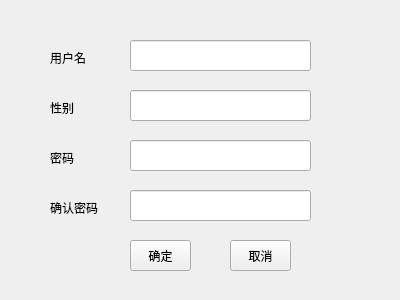
<?xml version="1.0" encoding="UTF-8"?>
<ui version="4.0">
 <class>Form</class>
 <widget class="QWidget" name="Form">
  <property name="geometry">
   <rect>
    <x>0</x>
    <y>0</y>
    <width>400</width>
    <height>300</height>
   </rect>
  </property>
  <property name="windowTitle">
   <string>注册窗口</string>
  </property>
  <widget class="QPushButton" name="btn_submit">
   <property name="geometry">
    <rect>
     <x>130</x>
     <y>240</y>
     <width>61</width>
     <height>31</height>
    </rect>
   </property>
   <property name="text">
    <string>确定</string>
   </property>
  </widget>
  <widget class="QPushButton" name="btn_cancel">
   <property name="geometry">
    <rect>
     <x>230</x>
     <y>240</y>
     <width>61</width>
     <height>31</height>
    </rect>
   </property>
   <property name="text">
    <string>取消</string>
   </property>
  </widget>
  <widget class="QLabel" name="label">
   <property name="geometry">
    <rect>
     <x>50</x>
     <y>50</y>
     <width>72</width>
     <height>15</height>
    </rect>
   </property>
   <property name="text">
    <string>用户名</string>
   </property>
  </widget>
  <widget class="QLineEdit" name="line_username">
   <property name="geometry">
    <rect>
     <x>130</x>
     <y>40</y>
     <width>181</width>
     <height>31</height>
    </rect>
   </property>
  </widget>
  <widget class="QLineEdit" name="line_sex">
   <property name="geometry">
    <rect>
     <x>130</x>
     <y>90</y>
     <width>181</width>
     <height>31</height>
    </rect>
   </property>
  </widget>
  <widget class="QLineEdit" name="line_password">
   <property name="geometry">
    <rect>
     <x>130</x>
     <y>140</y>
     <width>181</width>
     <height>31</height>
    </rect>
   </property>
  </widget>
  <widget class="QLineEdit" name="line_corretp">
   <property name="geometry">
    <rect>
     <x>130</x>
     <y>190</y>
     <width>181</width>
     <height>31</height>
    </rect>
   </property>
  </widget>
  <widget class="QLabel" name="label_2">
   <property name="geometry">
    <rect>
     <x>50</x>
     <y>100</y>
     <width>72</width>
     <height>15</height>
    </rect>
   </property>
   <property name="text">
    <string>性别</string>
   </property>
  </widget>
  <widget class="QLabel" name="label_3">
   <property name="geometry">
    <rect>
     <x>50</x>
     <y>150</y>
     <width>72</width>
     <height>15</height>
    </rect>
   </property>
   <property name="text">
    <string>密码</string>
   </property>
  </widget>
  <widget class="QLabel" name="label_4">
   <property name="geometry">
    <rect>
     <x>50</x>
     <y>200</y>
     <width>72</width>
     <height>15</height>
    </rect>
   </property>
   <property name="text">
    <string>确认密码</string>
   </property>
  </widget>
 </widget>
 <resources/>
 <connections/>
</ui>
